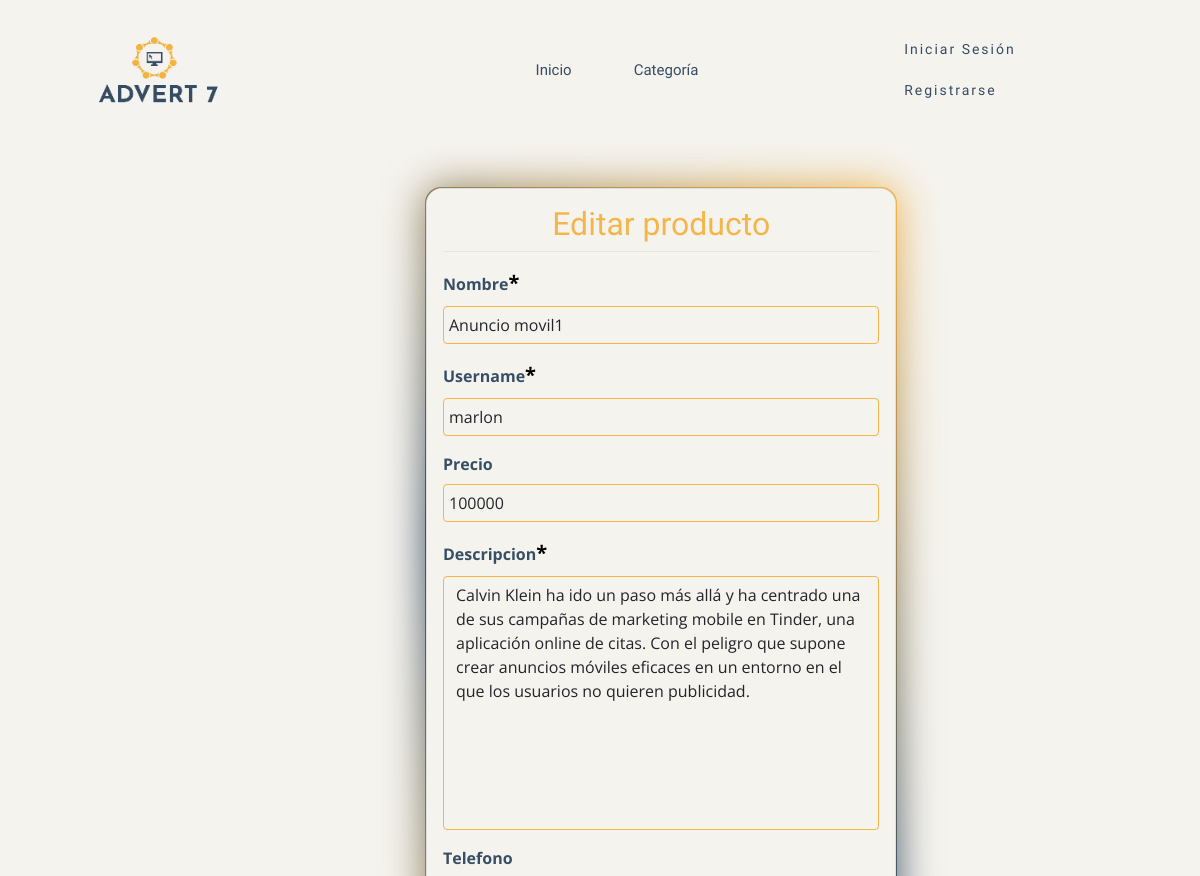
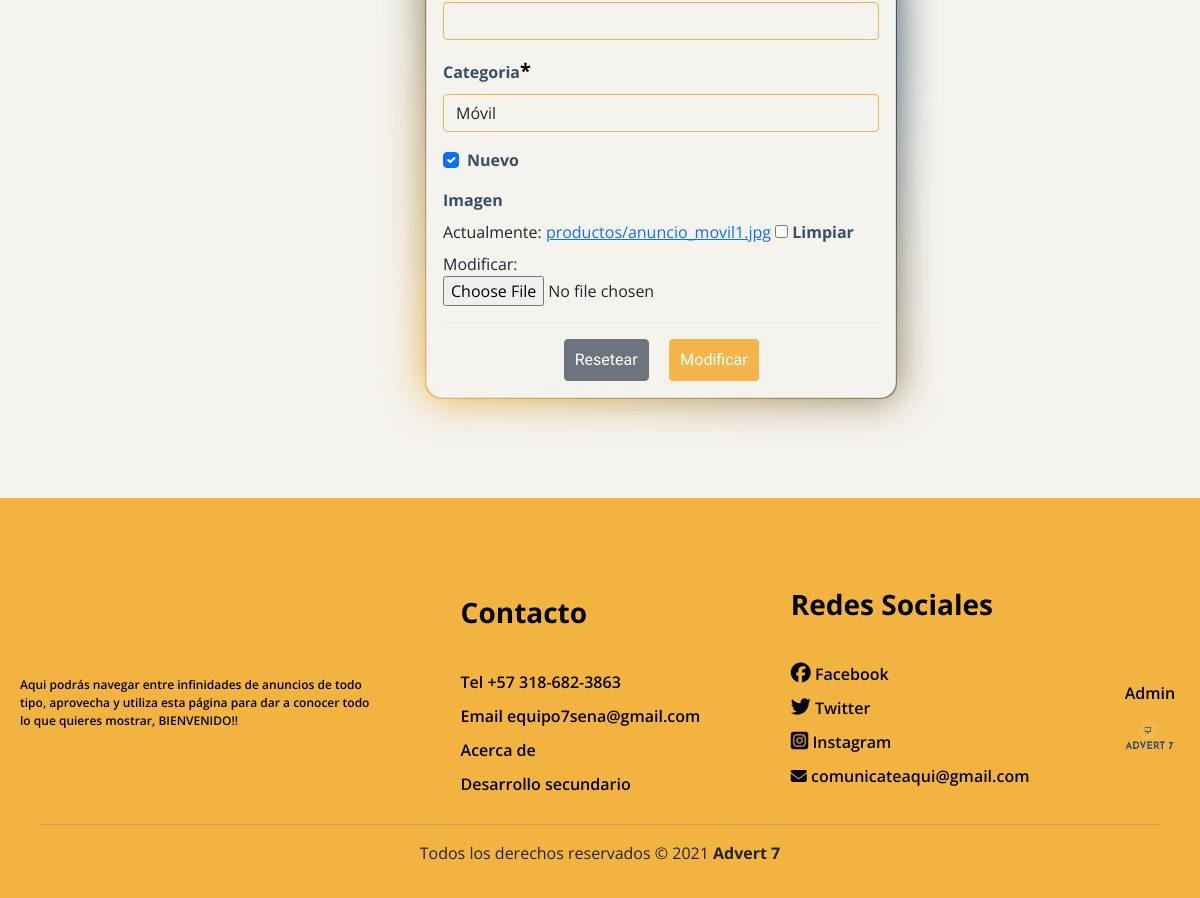
/modificar/1/, run on the app's committed database (2 pictures, top to bottom).
### app/models.py (models this page shows, shortened)
class producto(models.Model):
    nombre=models.CharField(max_length=50)
    username=models.CharField(max_length=100)
    precio=models.IntegerField(null=True)
    descripcion=models.TextField()
    nuevo=models.BooleanField()
    categoria=models.ForeignKey(Categoria, on_delete=models.PROTECT)
    fecha_fabricacion=models.DateField(auto_now=True)
    telefono=models.CharField(null=True, max_length=10)
    imagen=models.ImageField(upload_to="productos", null="True")

class Categoria(models.Model):
    nombre= models.CharField(max_length=50)
    def __str__(self):
        return self.nombre

### app/views.py (the view, shortened to what this page needs)
# urls.py: path('modificar/<id>/', modificar_productos, name="modificar"),
def modificar_productos(request, id):
    productos = get_object_or_404(producto, id=id)
    data={
        'Form': productoForms(instance=productos)
    }
    return render(request, 'productos/modificar.html', data)

### app/forms.py
class productoForms(forms.ModelForm):
    nombre = forms.CharField(min_length=3, max_length=50)
    username = forms.CharField(min_length=3, max_length=100)
    imagen = forms.ImageField(required=False, validators=[MaxSizeFileValidator(max_file_size=2)])
    precio = forms.IntegerField(required=False, min_value=1, max_value=3000000)
    telefono = forms.CharField(required=False, min_length=7,max_length=10)
    class Meta:
        model= producto
        fields = ['nombre', 'username', 'precio', 'descripcion', 'telefono', 'categoria', 'nuevo', 'imagen']
        widgets ={
            "fecha_fabricacion": DatePickerInput(format='%d/%m/%Y')
        }

### app/templates/productos/modificar.html (shortened to what this page needs)
{% extends 'base.html' %}
{% block content %}
{% load crispy_forms_tags %}
<br><br>
<div class="row">
    <div class="col-12 col-md-6 offset-md-3">
        <div class="card">
            <div class="card-body">
                <h2>Editar producto</h2>
                <hr>
                <form action="" method="POST" enctype="multipart/form-data">
                    {{ Form | crispy}}
                    <hr>
                        <div class="d-flex justify-content-center">
                            <input type="reset" value="Resetear" class="btn btn-secondary">
                            <button type="submit" class="btn btn-primary">Modificar</button>
                        </div>
                    </div>
            </div>
        </div>
    </div>
</div>
{% endblock %}

### app/static/css/estilos.css (style rules this page uses)
* { margin:0; padding:0; }
body { *background-image:url(../img/peri_fondo.jpg); *background-size: cover; background: rgba(245,243,238,255); font-family: 'Open Sans', sans-serif; margin:0; padding:0; }
h1,h2 { font-family: Fredoka One; text-align: center; color:rgb(244,182,75) ; }
.btn { padding: 8px 0; }
hr { background-color:#c4c2c2; border:none; height: 1px; margin-top:0; }
.card { border-radius: 1rem; width: 80%; margin:auto; margin-bottom: 100px; }
.card-body { position: relative; background-color: rgba(245,243,238,255); border-radius: 1rem; }
.card-body:before { content: ''; position:absolute; top: -2px; left: -2px; right: -2px; bottom: -2px; background:#fff; z-index: -1; border-radius: 1rem; }
.card-body:after { content: ''; position:absolute; top: -2px; left: -2px; right: -2px; bottom: -2px; background:#fff; z-index: -2; filter: blur(20px); border-radius: 1rem; }
.card-body:before, .card-body:after { border-radius: 1rem; background: linear-gradient(220deg, rgb(244,182,75) , rgb(55,79,102) , rgb(244,182,75)); }
.form-control-file { width: 65%; }
label { color:rgb(55,79,102); }
.row { max-width: 1349px; justify-content: center; }
.form-control { border:1px solid rgb(244,182,75); background-color:rgba(245,243,238,255); }
input[type=text], input[type=email], input[type=number], select, textarea { width: 100%; padding: 5px; }
textarea { resize: none; }
.btn.btn-secondary { font-family: Fredoka One; padding-left: 10px; padding-right: 10px; }
.btn.btn-primary { font-family: Fredoka One; padding-left: 10px; padding-right: 10px; background-color: rgb(244,182,75) ; border-color:transparent; }
label { font-weight: bold; }
@media (min-width: 768px) { .offset-md-3 { margin-left: 10%; } }
label .asteriskField { color:black; font-size: 20px; }

### data on the page
producto: nombre "Anuncio movil1", username "marlon", precio "100000", descripcion "Calvin Klein ha ido un paso más allá y ha centrado una de sus campañas de marketing mobile en Tinder, una aplicación online de citas. Con el peligro que supone crear anuncios móviles eficaces en un entorno en el que los usuarios no quieren publicidad.", categoria "Móvil", nuevo "☑"
